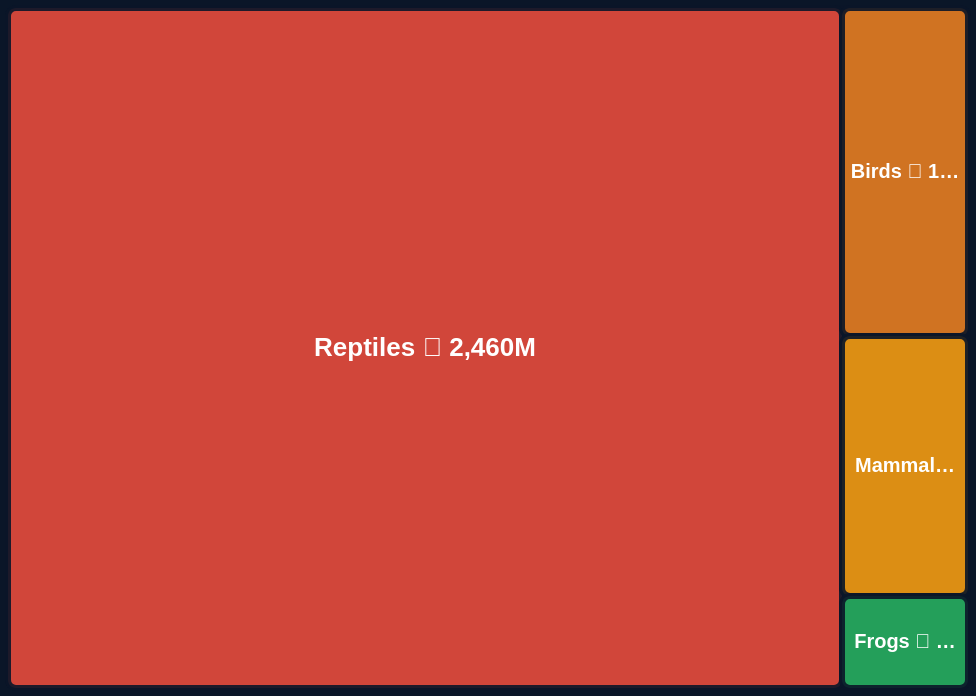

The specification (Vega-Lite) saved for this image:
### Vega specification from a JSON file in a GitHub repository (floating-point values rounded to 4 significant figures)
{"$schema": "https://vega.github.io/schema/vega/v5.json", "width": 480, "height": 340, "padding": 2, "background": "#0a1628", "data": [{"name": "tree", "values": [{"id": 0, "parent": null, "name": "root", "value": 0}, {"id": 1, "parent": 0, "name": "Reptiles", "value": 2460, "label": "Reptiles 🦎\n2,460M"}, {"id": 2, "parent": 0, "name": "Birds", "value": 180, "label": "Birds 🦅\n180M"}, {"id": 3, "parent": 0, "name": "Mammals", "value": 143, "label": "Mammals 🦘\n143M"}, {"id": 4, "parent": 0, "name": "Frogs", "value": 51, "label": "Frogs 🐸\n51M"}], "transform": [{"type": "stratify", "key": "id", "parentKey": "parent"}, {"type": "treemap", "field": "value", "sort": {"field": "value", "order": "descending"}, "round": true, "method": "squarify", "ratio": 1.618, "size": [{"signal": "width"}, {"signal": "height"}]}]}], "marks": [{"type": "rect", "from": {"data": "tree"}, "encode": {"enter": {"x": {"field": "x0"}, "y": {"field": "y0"}, "x2": {"field": "x1"}, "y2": {"field": "y1"}, "stroke": {"value": "#0a1628"}, "strokeWidth": {"value": 3}, "cornerRadius": {"value": 4}}, "update": {"fill": {"signal": "datum.name === 'root' ? '#0a1628' : datum.name === 'Reptiles' ? '#E74C3C' : datum.name === 'Birds' ? '#E67E22' : datum.name === 'Mammals' ? '#F39C12' : '#27AE60'"}, "opacity": {"value": 0.9}, "tooltip": {"signal": "{'Species': datum.label, 'Animals Affected': datum.value + 'M'}"}}}}, {"type": "text", "from": {"data": "tree"}, "encode": {"enter": {"x": {"signal": "(datum.x0 + datum.x1) / 2"}, "y": {"signal": "(datum.y0 + datum.y1) / 2"}, "align": {"value": "center"}, "baseline": {"value": "middle"}, "fill": {"value": "#ffffff"}, "fontWeight": {"value": "bold"}, "fontSize": {"signal": "datum.name === 'root' ? 0 : (datum.x1 - datum.x0) > 80 ? 13 : (datum.x1 - datum.x0) > 40 ? 10 : 0"}, "text": {"field": "label"}, "limit": {"signal": "datum.x1 - datum.x0 - 8"}}}}]}
